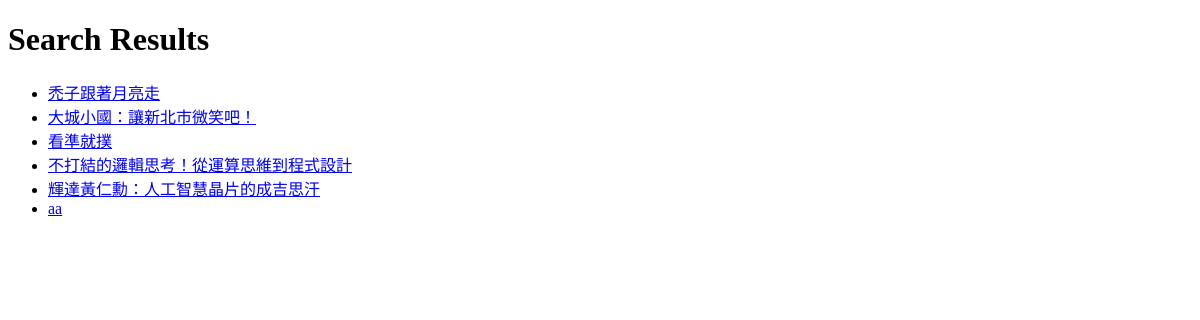
/search/, run on an earlier commit of the app's database.
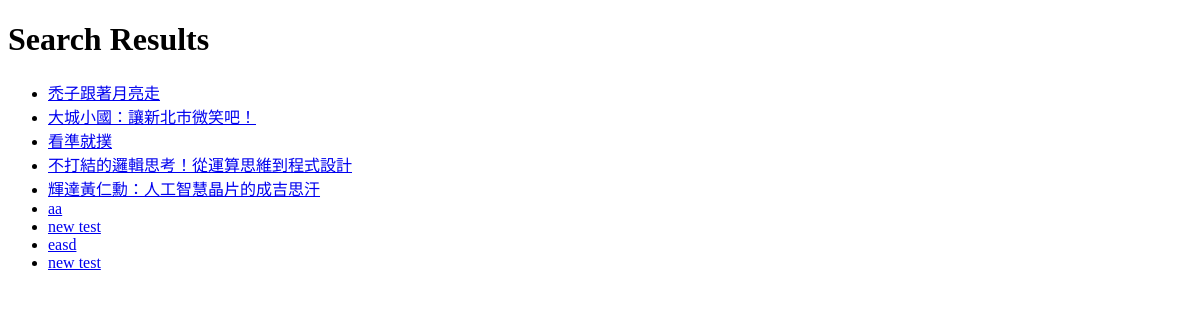
And on a later commit of the database.
### realsite/models.py (models this page shows, shortened)
class Book(models.Model):
    booktitle = models.CharField(max_length=200)
    picture = models.ImageField(upload_to='book_pictures/', blank=True, null=True)
    info = models.TextField()
    added_by = models.CharField(max_length=100, default="unknown")
    creator = models.ForeignKey(Writer, on_delete=models.CASCADE)
    release = models.TextField()
    pub_date = models.DateTimeField(auto_now_add=True)
    available_copies = models.IntegerField(default=0)
    rented_by = models.ManyToManyField(User, related_name='rented_books', blank=True)
    STATUS_CHOICES = [
        ('Not Rented', 'Not Rented'),
        ('Rented', 'Rented'),
    ]
    status = models.CharField(
        max_length=20,
        choices=STATUS_CHOICES,
        default='Not Rented',
    )

### realsite/views.py (the view)
# urls.py: path('search/', mv.search_posts, name='search_posts'),
def search_posts(request):
    form = PostSearchForm(request.GET)
    posts = Book.objects.all()
    if form.is_valid():
        search_query = form.cleaned_data['search_query']
        posts = posts.filter(Q(booktitle__icontains=search_query) | Q(info__icontains=search_query))
    return render(request, 'search_results.html', {'posts': posts, 'form': form})

### templates/search_results.html (shortened to what this page needs)
<!DOCTYPE html>
<html>
<head>
</head>
<body>
    <h1>Search Results</h1>
    <ul>
        {% for post in posts %}
            <li>
                <a href="{% url 'book_detail' book_name=post.booktitle %}">{{ post.booktitle }}</a>
            </li>
        {% empty %}
            <li>No results found</li>
        {% endfor %}
    </ul>
</body>
</html>

What changed in the data, as far as the page shows it:
added Book: booktitle "new test"
added Book: booktitle "easd"
added Book: booktitle "new test"
